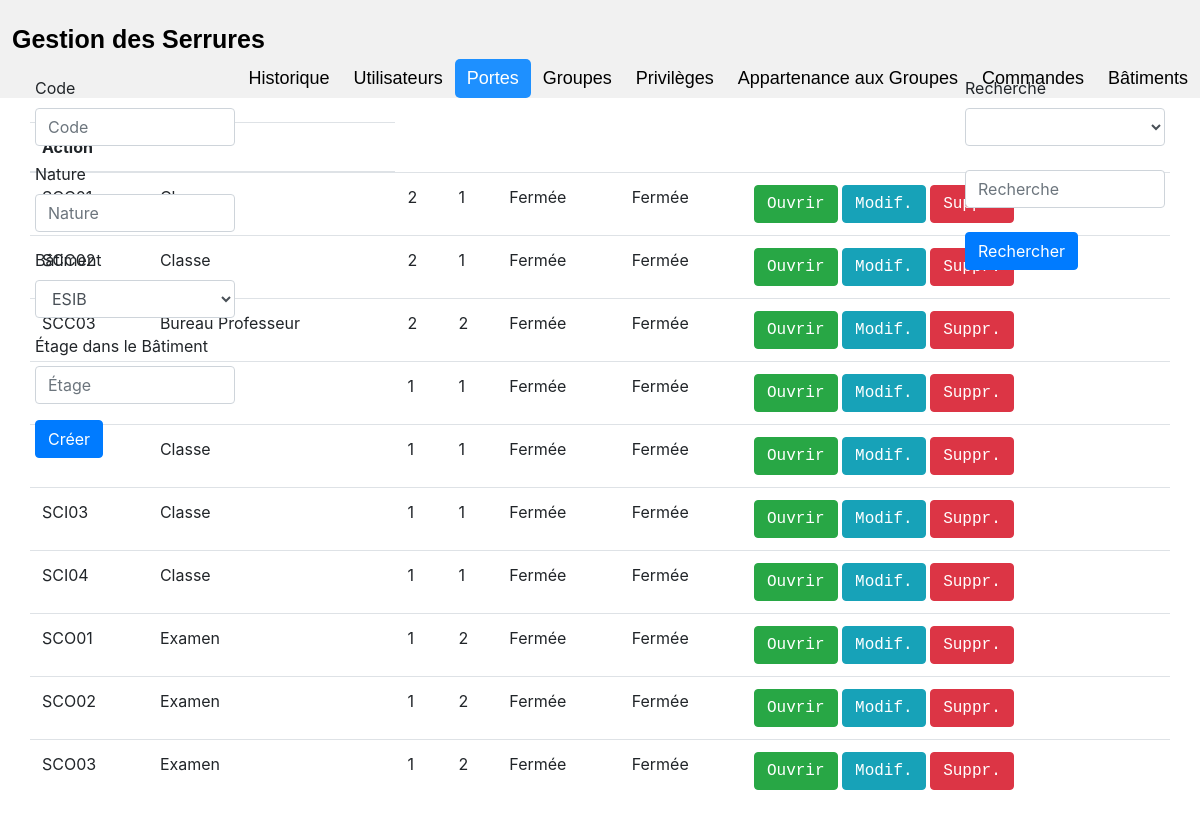
The page /Application/portes.php on the database its author committed.
### tables this page shows
CREATE TABLE IF NOT EXISTS `portes` (
  `CodePorte` varchar(16) NOT NULL,
  `Nature` varchar(128) NOT NULL,
  `NumBat` int(4) NOT NULL,
  `Etage` int(4) DEFAULT NULL,
  `EtatPorte` tinyint(1) NOT NULL,
  `EtatSerrure` tinyint(1) NOT NULL,
  PRIMARY KEY (`CodePorte`),
  KEY `NumBat` (`NumBat`)
);

### Application/assets/php/helper.php (called while the page is built, shortened)
<?php
function bin2txt($value, $mode) {
	if ($value == "0" || $value == 0) {
		if ($mode == "state") return "Fermée";
		return "Fermeture";
	} else if ($value == "1" || $value == 1) {
		if ($mode == "state") return "Ouverte";
		return "Ouverture";
	} else {
		return $value;
	}
}
?>

### Application/assets/php/connect.php (the view, shortened to what this page needs)
<?php
$servername = "localhost";
$username   = "root";
$password   = "";
$dbname     = "wifi_locks";
$database = new mysqli($servername, $username, $password, $dbname) or die("Connection échouée:\n". $database->connect_error);
function maketable($table, $filename) {
	global $database;
	$sql = "SELECT * FROM $table";
	$rows = $database->query($sql);
	echo "
	<table class='table'>";
		echo "
		<thead>
			<tr>";
			if ($table != "historique" && $table != "manipulation") {
				echo "
				<th colspan='2'>Action</th>";
			}
			echo "
			</tr>
		</thead>";
		while ($row = $rows->fetch_assoc()) {
			echo "<tr>";
			$rowCount = 0;
			$rowKey0 = "";
			$rowKey1 = "";
			$rowKey2 = "";
			foreach ($row as $val) {
				if ($rowCount == 0) $rowKey0 = $val;
				if ($rowCount == 1) $rowKey1 = $val;
				if ($rowCount == 2) $rowKey2 = $val;
				if ($table == "portes" && $rowCount >= 4) {
					$val = bin2txt($val, "state");
				} else if (($table == "historique" || $table == "manipulation") && $rowCount == 2) {
					$val = bin2txt($val, "action");
				} else if ($table == "commandes") {
					if ($rowCount == 3) {
						$val = bin2txt($val, "action");
					} else if ($rowCount == 6) {
						$val = rep2txt($val);
					}
				}
				echo "<td>".$val."</td>";
				$rowCount++;
			}
			if ($table != "historique" && $table != "manipulation") {
				$style = "'font-family: Courier; color: #FFF'";
				$btninfo = "'btn btn-info'";
				$btndngr = "'btn btn-danger'";
				$btnsucc = "'btn btn-success'";
				$btnwarn = "'btn btn-warning'";
				if ($table == "portes") {
					$etat     = getEtatSerrure($rowKey0);
					$action   = ($etat == 0 ? "Ouvrir" : "Fermer");
					$btnmanip = ($etat == 0 ? $btnsucc : $btnwarn);
					echo "<td>
						<a href='assets/php/locks.php?manip=$rowKey0 $etat'      class=$btnmanip  style=$style>$action</a>
						<a href='$filename?edit_$table=$rowKey0'                 class=$btninfo   style=$style>Modif.</a>
						<a href='assets/php/connect.php?delete_$table=$rowKey0'  class=$btndngr   style=$style>Suppr.</a>
					</td>";
				} else if ($table == "groupes") {
					echo "<td>
						<a href='assets/php/locks.php?bulk=$rowKey0 0'           class=$btnsucc   style=$style>Ouvrir</a>
						<a href='assets/php/locks.php?bulk=$rowKey0 1'           class=$btnwarn   style=$style>Fermer</a>
						<a href='$filename?edit_$table=$rowKey0'                 class=$btninfo   style=$style>Modif.</a>
						<a href='assets/php/connect.php?delete_$table=$rowKey0'  class=$btndngr   style=$style>Suppr.</a>
					</td>";
				} else if ($table == "privileges") {
					echo "<td>
						<a href='assets/php/connect.php?delete_$table=$rowKey0-$rowKey2'  class=$btndngr  style=$style>Supprimer</a>
					</td>";
				} else if ($table == "appartenancegrp") {
					echo "<td>
						<a href='assets/php/connect.php?delete_$table=$rowKey0-$rowKey1'  class=$btndngr  style=$style>Supprimer</a>
					</td>";
				} else {
					echo "<td>
						<a href='$filename?edit_$table=$rowKey0'                 class=$btninfo   style=$style>Modif.</a>
						<a href='assets/php/connect.php?delete_$table=$rowKey0'  class=$btndngr   style=$style>Suppr.</a>
					</td>";
				}
			}
			echo "</tr>";
		}
	echo "
	</table>";
}
function getEtatSerrure($id) {
	global $database;
	$sql = "SELECT * FROM portes WHERE CodePorte = '$id'";
	$result = $database->query($sql) or die("Requête échouée:\n$sql\n".$database->connect_error);
	$row = $result->fetch_array();
	return $row['EtatSerrure'];
}
function listOptions($table, $valueCol, $textCol = NULL, $orderCol = NULL) {
	global $database;
	$textCol  = is_null($textCol)  ? $valueCol : $textCol;
	$orderCol = is_null($orderCol) ? $valueCol : $orderCol;
	$sql = "SELECT $valueCol, $textCol, $orderCol FROM $table ORDER BY $orderCol ASC";
	$result = $database->query($sql) or die("Requête échouée:\n$sql\n".$database->connect_error);
	while ($row = $result->fetch_assoc()) {
		echo '
			<option value="'.$row[$valueCol].'">'.$row[$textCol].'</option>
		';
	}
}
?>

### rows shown on the page
portes: NumBat "2", Etage "1", val "Fermée", action "Ouvrir"
portes: CodePorte "SCC02", Nature "Classe", NumBat "2", Etage "1", val "Fermée", action "Ouvrir"
portes: CodePorte "SCC03", Nature "Bureau Professeur", val "2", val "Fermée", action "Ouvrir"
portes: val "1", val "Fermée", action "Ouvrir"
portes: Nature "Classe", val "1", val "Fermée", action "Ouvrir"
portes: CodePorte "SCI03", Nature "Classe", val "1", val "Fermée", action "Ouvrir"
portes: CodePorte "SCI04", Nature "Classe", val "1", val "Fermée", action "Ouvrir"
portes: CodePorte "SCO01", Nature "Examen", NumBat "1", Etage "2", val "Fermée", action "Ouvrir"
portes: CodePorte "SCO02", Nature "Examen", NumBat "1", Etage "2", val "Fermée", action "Ouvrir"
portes: CodePorte "SCO03", Nature "Examen", NumBat "1", Etage "2", val "Fermée", action "Ouvrir"

### other values the page prints
sql2title($table) "Historique"
sql2title($table) "Utilisateurs"
sql2title($table) "Portes"
sql2title($table) "Groupes"
sql2title($table) "Privilèges"
sql2title($table) "Appartenance aux Groupes"
sql2title($table) "Commandes"
sql2title($table) "Bâtiments"
form field NumBat "ESIB"
